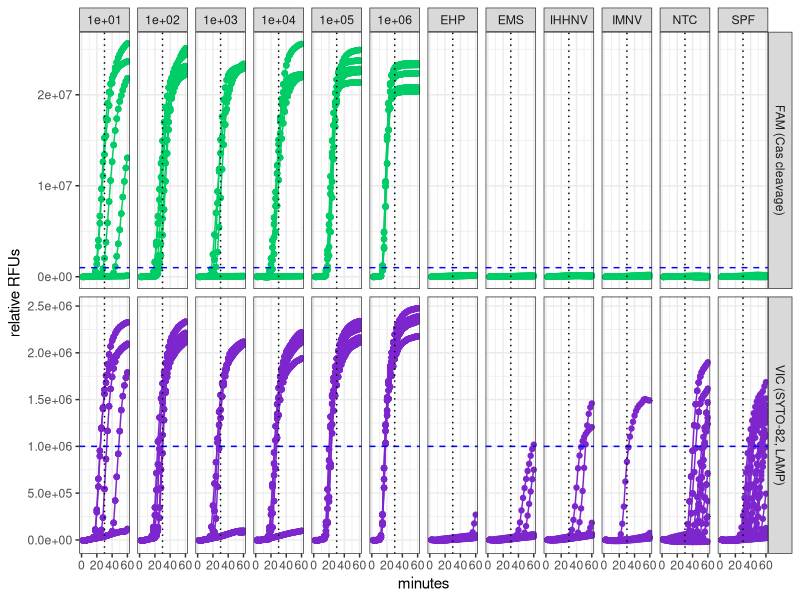
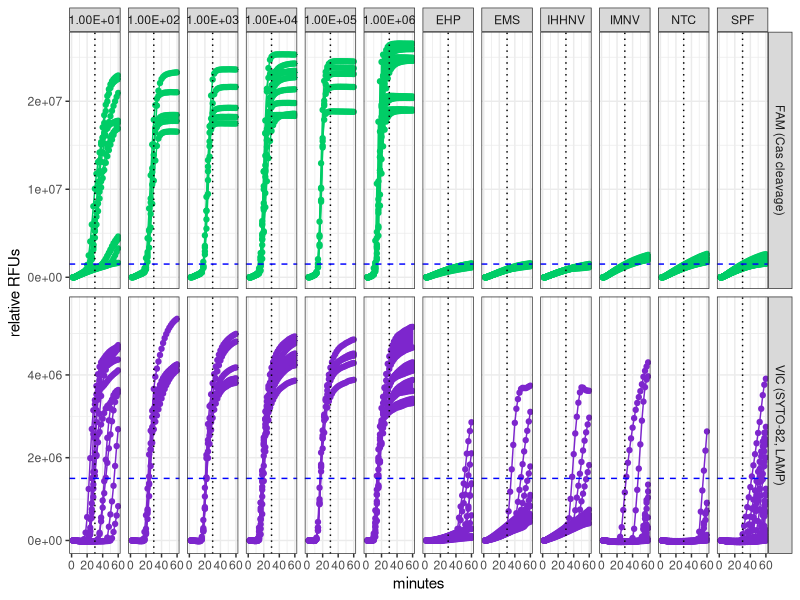

The R source for these figures, in order:
## ---- chunk 1
library(readxl)
library(tidyr)
library(dplyr)
library(ggplot2)
library(ggpubr)


## ---- chunk 2

meta_data <- read_xlsx("../data/WSSV_SHERLOCKv2/raw/2022-02-10 SAT SHERLOCKv2 STD curve_Sample Setup_QuantStudio 12K Flex_export.xlsx", skip= 33, col_names = T)

data2 <- read_xlsx("../data/WSSV_SHERLOCKv2/raw/2022-02-10 SAT SHERLOCKv2 STD curve_Multicomponent Data_QuantStudio 12K Flex_export.xlsx", skip= 33, col_names = T)



## ---- chunk 3
data2$ROX <- NULL

data2_l <- pivot_longer(data2, names_to= "dye", values_to = "RFUs", 4:5)

data2_l <- data2_l[!is.na(data2_l$RFUs),]


#merge with meta data
data2_l <- merge(meta_data[,2:3], data2_l, by = "Well Position")

## ---- chunk 4

data2_l$minutes <- data2_l$Cycle *2

## ---- chunk 5

for(i in 1:nrow(data2_l)){
  if(grepl("A",data2_l$`Well Position`[i])){
    data2_l$Rep[i] <- 1
  }
  if(grepl("B",data2_l$`Well Position`[i])){
    data2_l$Rep[i] <- 2
  }
  if(grepl("C",data2_l$`Well Position`[i])){
    data2_l$Rep[i] <- 3
  }
  if(grepl("D",data2_l$`Well Position`[i])){
    data2_l$Rep[i] <- 4
  }
  if(grepl("E",data2_l$`Well Position`[i])){
    data2_l$Rep[i] <- 5
  }
}




## ---- chunk 6
data2_l$template <- gsub("_.*", "", data2_l$`Sample Name`)
#data2_l$template <- gsub("_[^_]*$|^[^_]*_","", data2_l$`Sample Name`,perl=T)
data2_l$template <- gsub("1e8",format(100000000,scientific = T), data2_l$template)
data2_l$template <- gsub("1e7",format(10000000,scientific = T), data2_l$template)
data2_l$template <- gsub("1e6",format(1000000,scientific = T), data2_l$template)
data2_l$template <- gsub("1e5",format(100000,scientific = T), data2_l$template)
data2_l$template <- gsub("1e4",format(10000,scientific = T), data2_l$template)
data2_l$template <- gsub("1e3",format(1000,scientific = T), data2_l$template)
data2_l$template <- gsub("1e2",format(100,scientific = T), data2_l$template)
data2_l$template <- gsub("1e1",format(10,scientific = T), data2_l$template)

data2_l$dye <- ifelse(data2_l$dye == "VIC","VIC (SYTO-82, LAMP)","FAM (Cas cleavage)")



## ---- chunk 7

#save RFU data for time 0 only
t0 <- data2_l %>% group_by(Well) %>% filter(minutes == 8)
#rename RFU column to t0_RFUs
colnames(t0)[6] <- "t0_RFUs"

data2_l <- merge(data2_l, t0[,c("Well","dye", "t0_RFUs")], by = c("Well", "dye"))
data2_l$rel_RFUs <- as.numeric(data2_l$RFUs) - as.numeric(data2_l$t0_RFUs)

## ---- chunk 8

meta_data3 <- read_xlsx("../data/WSSV_SHERLOCKv2/raw/2022-04-27 SAT SHERLOCKv2 Specificity2_Sample Setup_QuantStudio 12K Flex_export.xlsx", skip= 33, col_names = T)


data3 <- read_xlsx("../data/WSSV_SHERLOCKv2/raw/2022-04-27 SAT SHERLOCKv2 Specificity2_Multicomponent Data_QuantStudio 12K Flex_export.xlsx", skip= 33, col_names = T)


## ---- chunk 9
data3$ROX <- NULL

data3_l <- pivot_longer(data3, names_to= "dye", values_to = "RFUs", 4:5)

data3_l <- data3_l[!is.na(data3_l$RFUs),]


#merge with meta data
data3_l <- merge(meta_data3[,2:3], data3_l, by = "Well Position")


## ---- chunk 10

data3_l$minutes <- data3_l$Cycle *2

## ---- chunk 11

for(i in 1:nrow(data3_l)){
  if(grepl("^[A-H]1$|6",data3_l$`Well Position`[i])){
    data3_l$Rep[i] <- 1
  }
  if(grepl("^[A-H]2$|7",data3_l$`Well Position`[i])){
    data3_l$Rep[i] <- 2
  }
  if(grepl("3|8",data3_l$`Well Position`[i])){
    data3_l$Rep[i] <- 3
  }
    if(grepl("4|9",data3_l$`Well Position`[i])){
    data3_l$Rep[i] <- 4
    }
    if(grepl("5|10",data3_l$`Well Position`[i])){
    data3_l$Rep[i] <- 5
    }
}


for(i in 1:nrow(data3_l)){
    if(grepl("IMNV", data3_l$`Sample Name`[i]) && grepl("A", data3_l$`Well Position`[i])){
    data3_l$Rep[i] <- 1
    }
    if(grepl("IMNV", data3_l$`Sample Name`[i]) && grepl("B", data3_l$`Well Position`[i])){
    data3_l$Rep[i] <- 2
    }
    if(grepl("IMNV", data3_l$`Sample Name`[i]) && grepl("C", data3_l$`Well Position`[i])){
    data3_l$Rep[i] <- 3
    }
    if(grepl("IMNV", data3_l$`Sample Name`[i]) && grepl("D", data3_l$`Well Position`[i])){
    data3_l$Rep[i] <- 4
    }
    if(grepl("IMNV", data3_l$`Sample Name`[i]) && grepl("E", data3_l$`Well Position`[i])){
    data3_l$Rep[i] <- 5
    }
}

for(i in 1:nrow(data3_l)){
    if(grepl("Water", data3_l$`Sample Name`[i]) && grepl("F11", data3_l$`Well Position`[i])){
    data3_l$Rep[i] <- 1
    }
    if(grepl("Water", data3_l$`Sample Name`[i]) && grepl("F12", data3_l$`Well Position`[i])){
    data3_l$Rep[i] <- 2
    }
    if(grepl("Water", data3_l$`Sample Name`[i]) && grepl("G11", data3_l$`Well Position`[i])){
    data3_l$Rep[i] <- 3
    }
    if(grepl("Water", data3_l$`Sample Name`[i]) && grepl("G12", data3_l$`Well Position`[i])){
    data3_l$Rep[i] <- 4
    }
    if(grepl("Water", data3_l$`Sample Name`[i]) && grepl("H11", data3_l$`Well Position`[i])){
    data3_l$Rep[i] <- 5
    }
}





## ---- chunk 12
data3_l$template <- gsub("_.*", "", data3_l$`Sample Name`)
#data3_l$template <- gsub("_[^_]*$|^[^_]*_","", data3_l$`Sample Name`,perl=T)
data3_l$template <- gsub("_.*", "", data3_l$`Sample Name`)
data3_l$template <- ifelse(grepl("[A-z]", data3_l$template),gsub("[0-9]|[1-9][0-9]","", data3_l$template), data3_l$template)

data3_l$template <- gsub("1e11",format(100000000000,scientific = T), data3_l$template)
data3_l$template <- gsub("1e10",format(10000000000,scientific = T), data3_l$template)
data3_l$template <- gsub("1e9",format(1000000000,scientific = T), data3_l$template)
data3_l$template <- gsub("1e8",format(100000000,scientific = T), data3_l$template)
data3_l$template <- gsub("1e7",format(10000000,scientific = T), data3_l$template)
data3_l$template <- gsub("1e6",format(1000000,scientific = T), data3_l$template)
data3_l$template <- gsub("1e5",format(100000,scientific = T), data3_l$template)
data3_l$template <- gsub("1e4",format(10000,scientific = T), data3_l$template)
data3_l$template <- gsub("1e3",format(1000,scientific = T), data3_l$template)
data3_l$template <- gsub("1e2",format(100,scientific = T), data3_l$template)
data3_l$template <- gsub("1e1",format(10,scientific = T), data3_l$template)


data3_l$dye <- ifelse(data3_l$dye == "VIC","VIC (SYTO-82, LAMP)","FAM (Cas cleavage)")


## ---- chunk 13

#save RFU data for time 0 only
t0 <- data3_l %>% group_by(Well) %>% filter(minutes == 2)
#rename RFU column to t0_RFUs
colnames(t0)[6] <- "t0_RFUs"

data3_l <- unique(merge(data3_l, t0[,c("Well","dye", "t0_RFUs")], by = c("Well", "dye")))
data3_l$rel_RFUs <- as.numeric(data3_l$RFUs) - as.numeric(data3_l$t0_RFUs)

## ---- chunk 14

data4 <- read.table("../data/TSV_SHERLOCKv2/raw/2022-04-27_TSV_false positive-2_Multicomponent Data_QuantStudio 12K Flex_export.txt", skip= 37,sep = "\t", header = T,check.names = F)


meta_data4 <- read.table("../data/TSV_SHERLOCKv2/raw/2022-04-27_TSV_false positive-2_Sample Setup_QuantStudio 12K Flex_export.txt", skip= 37, header = T, sep = "\t", check.names = F)



## ---- chunk 15
data4$ROX <- NULL

data4_l <- pivot_longer(data4, names_to= "dye", values_to = "RFUs", 4:5)

data4_l <- data4_l[!is.na(data4_l$RFUs),]

data4_l$`Well Position` <-gsub(" ", "", data4_l$`Well Position`)

#merge with meta data
data4_l <- merge(meta_data4[,2:3], data4_l, by = "Well Position")


## ---- chunk 16

data4_l$minutes <- data4_l$Cycle *2

## ---- chunk 17

for(i in 1:nrow(data4_l)){
  if(grepl("^[A-H]1$|6",data4_l$`Well Position`[i])){
    data4_l$Rep[i] <- 1
  }
  if(grepl("^[A-H]2$|7",data4_l$`Well Position`[i])){
    data4_l$Rep[i] <- 2
  }
  if(grepl("3|8",data4_l$`Well Position`[i])){
    data4_l$Rep[i] <- 3
  }
    if(grepl("4|9",data4_l$`Well Position`[i])){
    data4_l$Rep[i] <- 4
    }
    if(grepl("5|10",data4_l$`Well Position`[i])){
    data4_l$Rep[i] <- 5
    }
}


for(i in 1:nrow(data4_l)){
    if(grepl("IMNV", data4_l$`Sample Name`[i]) && grepl("A", data4_l$`Well Position`[i])){
    data4_l$Rep[i] <- 1
    }
    if(grepl("IMNV", data4_l$`Sample Name`[i]) && grepl("B", data4_l$`Well Position`[i])){
    data4_l$Rep[i] <- 2
    }
    if(grepl("IMNV", data4_l$`Sample Name`[i]) && grepl("C", data4_l$`Well Position`[i])){
    data4_l$Rep[i] <- 3
    }
    if(grepl("IMNV", data4_l$`Sample Name`[i]) && grepl("D", data4_l$`Well Position`[i])){
    data4_l$Rep[i] <- 4
    }
    if(grepl("IMNV", data4_l$`Sample Name`[i]) && grepl("E", data4_l$`Well Position`[i])){
    data4_l$Rep[i] <- 5
    }
}

for(i in 1:nrow(data4_l)){
    if(grepl("Water", data4_l$`Sample Name`[i]) && grepl("F11", data4_l$`Well Position`[i])){
    data4_l$Rep[i] <- 1
    }
    if(grepl("Water", data4_l$`Sample Name`[i]) && grepl("F12", data4_l$`Well Position`[i])){
    data4_l$Rep[i] <- 2
    }
    if(grepl("Water", data4_l$`Sample Name`[i]) && grepl("G11", data4_l$`Well Position`[i])){
    data4_l$Rep[i] <- 3
    }
    if(grepl("Water", data4_l$`Sample Name`[i]) && grepl("G12", data4_l$`Well Position`[i])){
    data4_l$Rep[i] <- 4
    }
    if(grepl("Water", data4_l$`Sample Name`[i]) && grepl("H11", data4_l$`Well Position`[i])){
    data4_l$Rep[i] <- 5
    }
}





## ---- chunk 18
data4_l$template <- gsub("-.*", "", data4_l$`Sample Name`)

data4_l$dye <- ifelse(data4_l$dye == "VIC","VIC (SYTO-82, LAMP)","FAM (Cas cleavage)")


## ---- chunk 19
#convert RFUs to numeric
data4_l$RFUs <- gsub(",","", data4_l$RFUs)


#save RFU data for time 0 only
t0 <- data4_l %>% group_by(Well) %>% filter(minutes == 2)
#rename RFU column to t0_RFUs
colnames(t0)[6] <- "t0_RFUs"

data4_l <- unique(merge(data4_l, t0[,c("Well","dye", "t0_RFUs")], by = c("Well", "dye")))
data4_l$rel_RFUs <- as.numeric(data4_l$RFUs) - as.numeric(data4_l$t0_RFUs)

## ---- chunk 20

data5 <- read.table("../data/TSV_SHERLOCKv2/raw/2022-04-01_TSV_validation_Multicomponent Data_QuantStudio 12K Flex_export.txt", skip= 37,sep = "\t", header = T,check.names = F)


meta_data5 <- read.table("../data/TSV_SHERLOCKv2/raw/2022-04-01_TSV_validation_Sample Setup_QuantStudio 12K Flex_export.txt", skip= 37, header = T, sep = "\t", check.names = F)



## ---- chunk 21
data5$ROX <- NULL

data5_l <- pivot_longer(data5, names_to= "dye", values_to = "RFUs", 4:5)

data5_l <- data5_l[!is.na(data5_l$RFUs),]

data5_l$`Well Position` <-gsub(" ", "", data5_l$`Well Position`)

#merge with meta data
data5_l <- merge(meta_data5[,2:3], data5_l, by = "Well Position")


## ---- chunk 22

data5_l$minutes <- data5_l$Cycle *2

## ---- chunk 23

for(i in 1:nrow(data5_l)){
  if(grepl("^[A-H]1$|6",data5_l$`Well Position`[i])){
    data5_l$Rep[i] <- 1
  }
  if(grepl("^[A-H]2$|7",data5_l$`Well Position`[i])){
    data5_l$Rep[i] <- 2
  }
  if(grepl("3|8",data5_l$`Well Position`[i])){
    data5_l$Rep[i] <- 3
  }
    if(grepl("4|9",data5_l$`Well Position`[i])){
    data5_l$Rep[i] <- 4
    }
    if(grepl("5|10",data5_l$`Well Position`[i])){
    data5_l$Rep[i] <- 5
    }
}


for(i in 1:nrow(data5_l)){
    if(grepl("IMNV", data5_l$`Sample Name`[i]) && grepl("A", data5_l$`Well Position`[i])){
    data5_l$Rep[i] <- 1
    }
    if(grepl("IMNV", data5_l$`Sample Name`[i]) && grepl("B", data5_l$`Well Position`[i])){
    data5_l$Rep[i] <- 2
    }
    if(grepl("IMNV", data5_l$`Sample Name`[i]) && grepl("C", data5_l$`Well Position`[i])){
    data5_l$Rep[i] <- 3
    }
    if(grepl("IMNV", data5_l$`Sample Name`[i]) && grepl("D", data5_l$`Well Position`[i])){
    data5_l$Rep[i] <- 4
    }
    if(grepl("IMNV", data5_l$`Sample Name`[i]) && grepl("E", data5_l$`Well Position`[i])){
    data5_l$Rep[i] <- 5
    }
}

for(i in 1:nrow(data5_l)){
    if(grepl("Water", data5_l$`Sample Name`[i]) && grepl("F11", data5_l$`Well Position`[i])){
    data5_l$Rep[i] <- 1
    }
    if(grepl("Water", data5_l$`Sample Name`[i]) && grepl("F12", data5_l$`Well Position`[i])){
    data5_l$Rep[i] <- 2
    }
    if(grepl("Water", data5_l$`Sample Name`[i]) && grepl("G11", data5_l$`Well Position`[i])){
    data5_l$Rep[i] <- 3
    }
    if(grepl("Water", data5_l$`Sample Name`[i]) && grepl("G12", data5_l$`Well Position`[i])){
    data5_l$Rep[i] <- 4
    }
    if(grepl("Water", data5_l$`Sample Name`[i]) && grepl("H11", data5_l$`Well Position`[i])){
    data5_l$Rep[i] <- 5
    }
}





## ---- chunk 24
#filter out 225
data5_l <- data5_l %>% filter(!(grepl("Val", `Sample Name`)))

data5_l$template <- data5_l$`Sample Name`

data5_l$dye <- ifelse(data5_l$dye == "VIC","VIC (SYTO-82, LAMP)","FAM (Cas cleavage)")


## ---- chunk 25
#convert RFUs to numeric
data5_l$RFUs <- gsub(",","", data5_l$RFUs)


#save RFU data for time 0 only
t0 <- data5_l %>% group_by(Well) %>% filter(minutes == 2)
#rename RFU column to t0_RFUs
colnames(t0)[6] <- "t0_RFUs"

data5_l <- unique(merge(data5_l, t0[,c("Well","dye", "t0_RFUs")], by = c("Well", "dye")))
data5_l$rel_RFUs <- as.numeric(data5_l$RFUs) - as.numeric(data5_l$t0_RFUs)

data5_l <- data5_l %>% filter(!is.na(rel_RFUs))

## ---- chunk 26
data5_l$target <- "TSV"
data4_l$target <- "TSV"
data3_l$target <- "WSSV"
data2_l$target <- "WSSV"




data_l <- rbind(data5_l%>% dplyr::select(Well, dye, minutes, template, rel_RFUs, target),data4_l%>% dplyr::select(Well, dye, minutes, template, rel_RFUs, target),data3_l%>% dplyr::select(Well, dye, minutes, template, rel_RFUs, target) %>% filter(grepl("[A-Z]", template)), data2_l%>% dplyr::select(Well, dye, minutes, template, rel_RFUs, target)) %>% filter(!is.na(rel_RFUs))

## ---- chunk 27
jpeg("../Supplemental_Material/Supp_figs/FigS4b_WSSV_OnePot_relRFU_facets_dye.jpg",width = 20, height =6, units = "in", res = 300 )
data_l %>% filter(target == "WSSV") %>% filter(template != 0) %>% filter(template != 1e+08) %>% filter(template != 1e+07) %>% mutate(template = gsub("water","NTC", template)) %>% mutate(template = gsub("Water","NTC", template))  %>%ggplot(aes(x = minutes, y = rel_RFUs, group =Well, color = dye)) + geom_point() + geom_line(size = 0.5) + theme_bw() + labs(y = "relative RFUs")  + scale_y_continuous(labels = function(x) format(x, scientific = TRUE)) + facet_grid(dye~template, scales = "free_y") +xlim(0,60) + scale_color_manual(values = c("springgreen3", "purple3")) + geom_hline(yintercept = 1e+06,linetype = 2, color = "blue") + geom_vline(xintercept = 30, linetype = 3)+theme(legend.position = "none")
dev.off()

jpeg("../Supplemental_Material/Supp_figs/FigS4a_TSV_OnePot_relRFU_facets_dye.jpg",width = 20, height =6, units = "in", res = 300 )
data_l %>% filter(target == "TSV") %>% mutate(template = gsub("Water","NTC", template)) %>% filter(template != "0.00E+00") %>% filter(template != "1.00E+00") %>%ggplot(aes(x = minutes, y = rel_RFUs, group =Well, color = dye)) + geom_point() + geom_line(size = 0.5) + theme_bw() + labs(y = "relative RFUs")  + scale_y_continuous(labels = function(x) format(x, scientific = TRUE)) + facet_grid(dye~template, scales = "free_y") +xlim(0,60) + scale_color_manual(values = c("springgreen3", "purple3")) + geom_vline(xintercept = 30, linetype = 3) + geom_hline(yintercept = 1.5e+06,linetype = 2, color = "blue") +theme(legend.position = "none")
dev.off()
